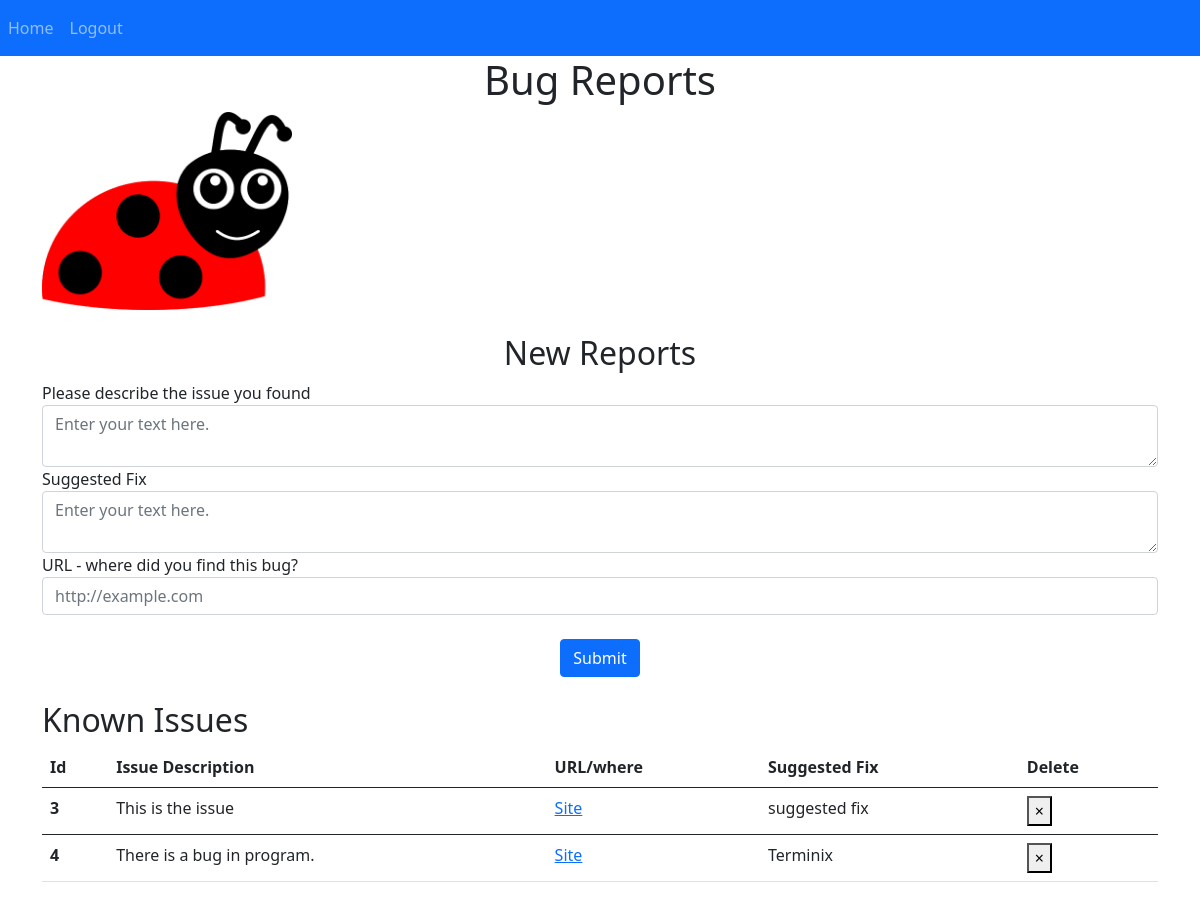
Page / (signed in) on the earlier database version.
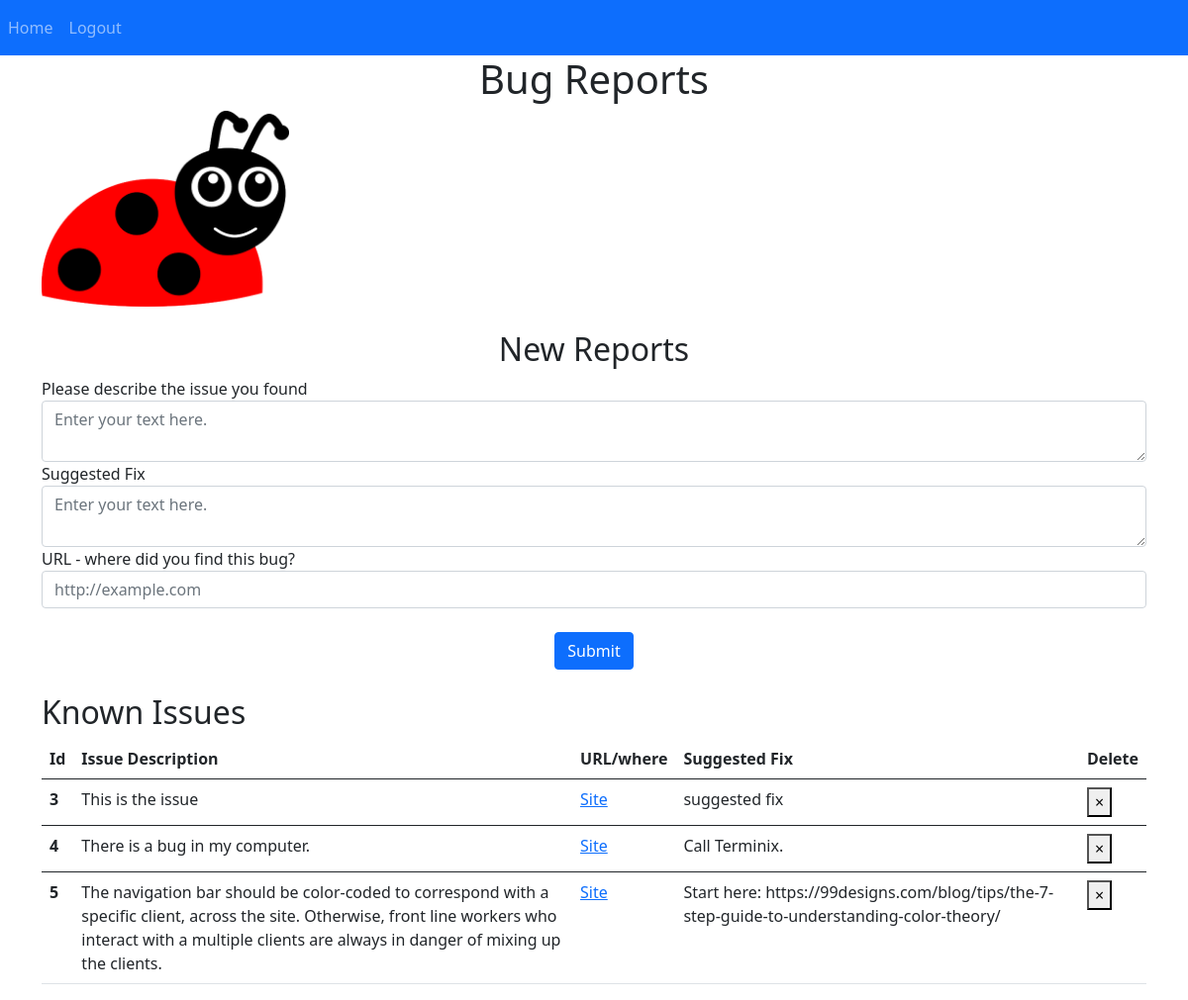
Same page on the later database version.
### website/models.py (models this page shows)
class Report(db.Model):
    id = db.Column(db.Integer, primary_key=True)
    issueDescription = db.Column(db.String(1500))
    url = db.Column(db.String(200))
    screenshot = db.Column(db.String(300))
    suggested_fix = db.Column(db.String(10000))
    resolution_status = db.Column(db.String(30))
    date = db.Column(db.DateTime(timezone=True), default=func.now())
    user_id = db.Column(db.Integer, db.ForeignKey('user.id'))

### website/views.py (the view, shortened to what this page needs)
@views.route('/', methods=['GET','POST'])
@login_required
def home():
    return render_template("home.html", user=current_user)

### website/__init__.py (called while the page is built)
def create_app():
    app = Flask(__name__)
    app.config['SECRET_KEY'] = 'random string'
    app.config['SQLALCHEMY_DATABASE_URI'] = f'sqlite:///{DB_NAME}'
    db.init_app(app)
    from .views import views
    from .auth import auth
    app.register_blueprint(views, url_prefix='/')
    app.register_blueprint(auth, url_prefix='/')
    from .models import User, Report
    create_database(app)
    login_manager = LoginManager()
    login_manager.login_view = 'auth.login'
    login_manager.init_app(app)
    @login_manager.user_loader
    def load_user(id):
        return User.query.get(int(id))
    return app

### website/templates/home.html
{% extends "base.html" %}{% block title %} Bug Report {% endblock %}
{% block content %}
<h1 align="center">Bug Reports</h1>
<img src="static/images/happy-ladybug.74cc4315.png" width="250" class="center">
<br/>
<br/>
<h2 align="center">New Reports</h2>
    <form method="POST">
        <div class="form-group">
            <label>Please describe the issue you found</label>
            <textarea name="issueDescription" id="issueDescription" class="form-control" placeholder="Enter your text here."></textarea>
        </div>
        <div class="form-group">
            <label>Suggested Fix</label>
            <textarea name="suggested_fix" id="suggested_fix" class="form-control" placeholder="Enter your text here."></textarea>
        </div>
        <div class="form-group">
            <label>URL - where did you find this bug?</label>
            <input type="url" name="url" id="url" class="form-control" placeholder="http://example.com" pattern="https://.*">
        </div>
        <br/>
        <div align="center">
            <button type="submit" class="btn btn-primary">Submit </button>
        </div>
    </form>
<br/>
<h2>Known Issues</h2>
<table class="table table-hover">
  <thead>
    <tr>
      <th scope="col"> Id </th>
      <th scope="col">Issue Description</th>
      <th scope="col">URL/where</th>
      <th scope="col">Suggested Fix</th>
        <th scope="col">Delete</th>
    </tr>
  </thead>
    {% for report in user.reports %}
  <tbody>
    <tr>
      <th scope="row">{{ report.id }}</th>
      <td>{{ report.issueDescription }}</td>
      <td><a href="{{ report.url }}">Site</a></td>
      <td>{{ report.suggested_fix }}</td>
        <td>
            <button type="button" class="close" onClick="deleteReport({{ report.id }})">
        <span aria-hidden="true">&times;</span>
    </button>
        </td>
    </tr>
  </tbody>
    {% endfor %}
</table>
{% endblock %}

### website/templates/base.html (shortened to what this page needs)
<!DOCTYPE html>
<html lang="en">
<head>
    <link href="https://cdn.jsdelivr.net/npm/bootstrap@5.0.0-beta2/dist/css/bootstrap.min.css" rel="stylesheet">
</head>
<body>
    <nav class="navbar navbar-expand-lg navbar-dark bg-primary">
        <div class="collapse navbar-collapse" id="navbar">
            <div class="navbar-nav">
                {% if user.is_authenticated %}
                <a class="nav-item nav-link" id="home" href="/"> Home </a>
                <a class="nav-item nav-link" id="logout" href="/logout"> Logout </a>
                {% else %}
                <a class="nav-item nav-link" id="login" href="/login"> Login </a>
                <a class="nav-item nav-link" id="signUp" href="/sign-up"> Sign Up Now! </a>
                {% endif %}
            </div>
        </div>
    </nav>
    <div class="container">
        {% block content %}{% endblock %}
    </div>
</body>
</html>

Differences in the rows shown:
changed Report id 4: issueDescription "There is a bug in program." → "There is a bug in my computer."; suggested_fix "Terminix" → "Call Terminix."
added Report: id "5", issueDescription "The navigation bar should be color-coded to correspond with a specific client, across the site. Otherwise, front line workers who interact with a multiple clients are always in danger of mixing up the clients.", suggested_fix "Start here: https://99designs.com/blog/tips/the-7-step-guide-to-understanding-color-theory/"
